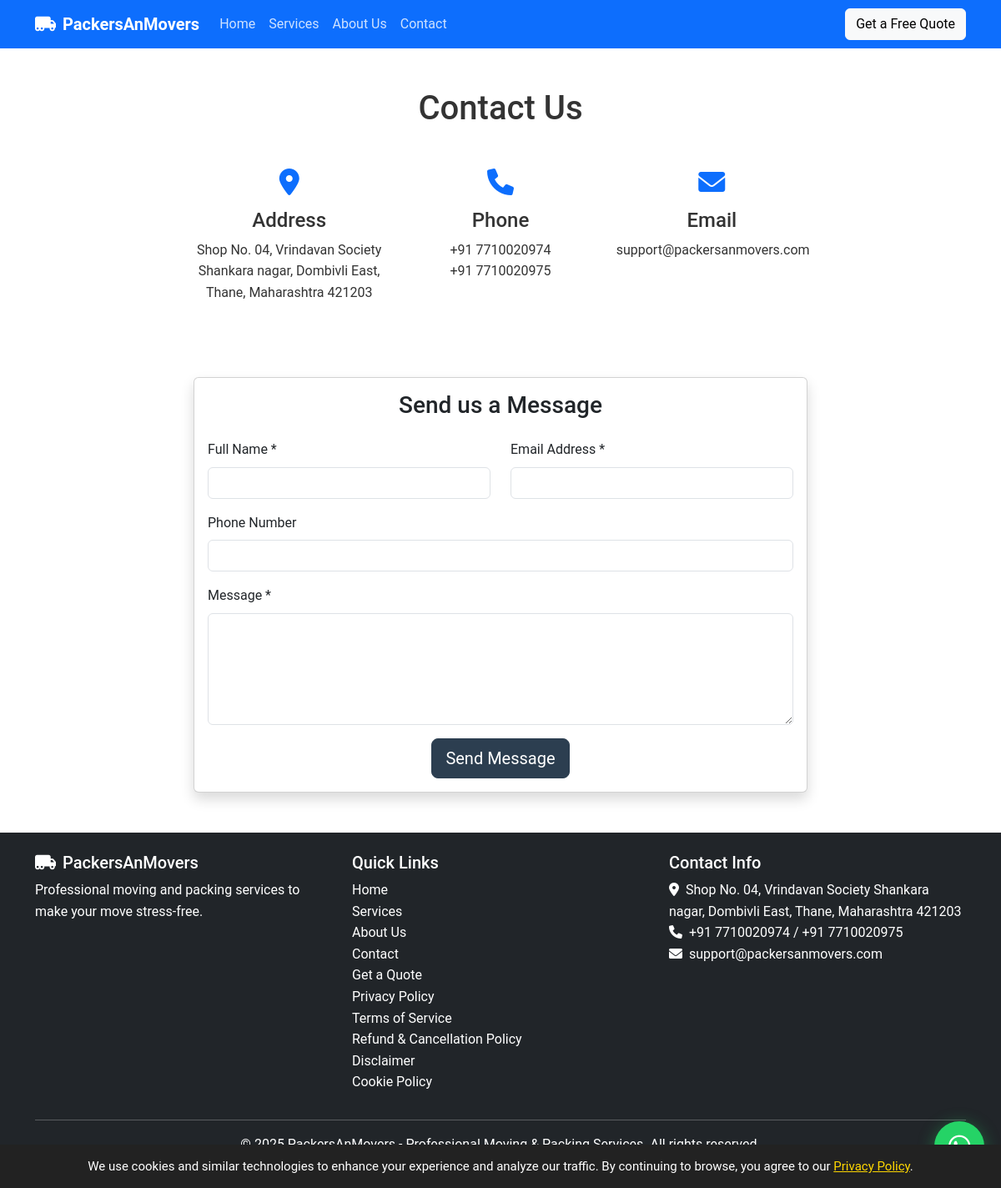
The page /contact.php on the database its author committed.
### tables this page shows
CREATE TABLE settings (
    id INT AUTO_INCREMENT PRIMARY KEY,
    setting_key VARCHAR(100) UNIQUE NOT NULL,
    setting_value TEXT NOT NULL,
    updated_at TIMESTAMP DEFAULT CURRENT_TIMESTAMP ON UPDATE CURRENT_TIMESTAMP
);

### config.php (called while the page is built, shortened)
<?php
try {
    $dsn = "mysql:host=" . DB_HOST . ";dbname=" . DB_NAME;
    $pdo = new PDO($dsn, DB_USER, DB_PASS);
    $pdo->setAttribute(PDO::ATTR_ERRMODE, PDO::ERRMODE_EXCEPTION);
    $pdo->query("SELECT 1");
} catch(PDOException $e) {
    error_log("MySQL Connection Failed: " . $e->getMessage());
    error_log("DSN: mysql:host=" . DB_HOST . ";dbname=" . DB_NAME);
    error_log("User: " . DB_USER);
    die("Database connection failed. Please check your .env configuration.<br>" .
        "Error: " . $e->getMessage() . "<br>" .
        "Visit /debug-db to troubleshoot.");
}
function get_setting($key, $default = '') {
    global $pdo;
    try {
        $stmt = $pdo->prepare("SELECT setting_value FROM settings WHERE setting_key = ?");
        $stmt->execute([$key]);
        $result = $stmt->fetchColumn();
        return $result !== false ? $result : $default;
    } catch(Exception $e) {
        return $default;
    }
}
?>

### contact.php (the view, shortened to what this page needs)
<?php
require_once 'config.php';
include 'includes/header.php';
?>
<div class="container my-5">
    <div class="row">
        <div class="col-lg-8 mx-auto">
            <h1 class="text-center mb-5">Contact Us</h1>
            <div class="row mb-5">
                <div class="col-md-4 text-center mb-4">
                    <div class="contact-info">
                        <i class="fas fa-map-marker-alt fa-2x text-primary mb-3"></i>
                        <h4>Address</h4>
                        <p><?php echo get_setting('company_address', 'Address not configured'); ?></p>
                    </div>
                </div>
                <div class="col-md-4 text-center mb-4">
                    <div class="contact-info">
                        <i class="fas fa-phone fa-2x text-primary mb-3"></i>
                        <h4>Phone</h4>
                        <p><?php echo get_setting('company_phone1', 'Phone not configured'); ?><?php if(get_setting('company_phone2')): ?><br><?php echo get_setting('company_phone2'); ?><?php endif; ?></p>
                    </div>
                </div>
                <div class="col-md-4 text-center mb-4">
                    <div class="contact-info">
                        <i class="fas fa-envelope fa-2x text-primary mb-3"></i>
                        <h4>Email</h4>
                        <p><?php echo get_setting('company_email', 'Email not configured'); ?></p>
                    </div>
                </div>
            </div>
            <div class="card shadow">
                <div class="card-body">
                    <h3 class="card-title text-center mb-4">Send us a Message</h3>
                    <form method="POST">
                        <div class="row">
                            <div class="col-md-6 mb-3">
                                <label for="name" class="form-label">Full Name *</label>
                                <input type="text" class="form-control" id="name" name="name" required maxlength="50">
                            </div>
                            <div class="col-md-6 mb-3">
                                <label for="email" class="form-label">Email Address *</label>
                                <input type="email" class="form-control" id="email" name="email" required maxlength="50">
                            </div>
                        </div>
                        <div class="mb-3">
                            <label for="phone" class="form-label">Phone Number</label>
                            <input type="tel" class="form-control" id="phone" name="phone" maxlength="15">
                        </div>
                        <div class="mb-3">
                            <label for="message" class="form-label">Message *</label>
                            <textarea class="form-control" id="message" name="message" rows="5" required maxlength="500"></textarea>
                        </div>
                        <div class="text-center">
                            <button type="submit" class="btn btn-primary btn-lg" id="contactSubmitBtn">Send Message</button>
                        </div>
                    </form>
                </div>
            </div>
        </div>
    </div>
</div>
<?php include 'includes/footer.php'; ?>

### includes/header.php (shortened to what this page needs)
<!DOCTYPE html>
<html lang="en">
<head>
    <link href="https://cdn.jsdelivr.net/npm/bootstrap@5.3.0-alpha1/dist/css/bootstrap.min.css" rel="stylesheet">
    <link rel="stylesheet" href="https://cdnjs.cloudflare.com/ajax/libs/font-awesome/6.0.0/css/all.min.css">
    <link rel="stylesheet" href="/assets/css/style.css">
</head>
<body>
    <nav class="navbar navbar-expand-lg navbar-dark bg-primary">
        <div class="container">
            <a class="navbar-brand" href="/">
                <i class="fas fa-truck-moving me-2"></i><?php echo get_setting('company_name', 'PackersAnMovers'); ?>
            </a>
            <div class="collapse navbar-collapse" id="navbarNav">
                <ul class="navbar-nav me-auto">
                    <li class="nav-item">
                        <a class="nav-link" href="/">Home</a>
                    </li>
                    <li class="nav-item">
                        <a class="nav-link" href="/services">Services</a>
                    </li>
                    <li class="nav-item">
                        <a class="nav-link" href="/about">About Us</a>
                    </li>
                    <li class="nav-item">
                        <a class="nav-link" href="/contact">Contact</a>
                    </li>
                </ul>
            </div>
            <div class="d-flex align-items-center">
                <a href="/quote" class="btn btn-light">Get a Free Quote</a>
            </div>
        </div>
    </nav>
    <main>

### includes/footer.php (shortened to what this page needs)
</main>
    <footer class="bg-dark text-white py-4 mt-5">
        <div class="container">
            <div class="row">
                <div class="col-md-4">
                    <h5><i class="fas fa-truck-moving me-2"></i><?php echo get_setting('company_name', 'PackersAnMovers'); ?></h5>
                    <p>Professional moving and packing services to make your move stress-free.</p>
                </div>
                <div class="col-md-4">
                    <h5>Quick Links</h5>
                    <ul class="list-unstyled">
                        <li><a href="/" class="text-white">Home</a></li>
                        <li><a href="/services" class="text-white">Services</a></li>
                        <li><a href="/about" class="text-white">About Us</a></li>
                        <li><a href="/contact" class="text-white">Contact</a></li>
                        <li><a href="/quote" class="text-white">Get a Quote</a></li>
                        <li><a href="/privacy-policy" class="text-white">Privacy Policy</a></li>
                        <li><a href="/terms-of-service" class="text-white">Terms of Service</a></li>
                        <li><a href="/terms-of-service#refund-policy" class="text-white">Refund & Cancellation Policy</a></li>
                        <li><a href="/disclaimer" class="text-white">Disclaimer</a></li>
                        <li><a href="/cookie-policy" class="text-white">Cookie Policy</a></li>
                    </ul>
                </div>
                <div class="col-md-4">
                    <h5>Contact Info</h5>
                    <address>
                        <i class="fas fa-map-marker-alt me-2"></i><?php echo get_setting('company_address', 'Address not configured'); ?><br>
                        <i class="fas fa-phone me-2"></i><?php echo get_setting('company_phone1', 'Phone not configured'); ?><?php if(get_setting('company_phone2')): ?> / <?php echo get_setting('company_phone2'); ?><?php endif; ?><br>
                        <i class="fas fa-envelope me-2"></i><?php echo get_setting('company_email', 'Email not configured'); ?>
                    </address>
                </div>
            </div>
            <hr>
            <div class="text-center">
                <p>&copy; 2025 <?php echo get_setting('company_name', 'PackersAnMovers'); ?><?php echo get_setting('company_tagline') ? ' - ' . get_setting('company_tagline') : ''; ?>. All rights reserved.</p>
            </div>
        </div>
    </footer>
    <div class="whatsapp-float">
        <a href="https://wa.me/<?php echo str_replace(['+', ' ', '-'], '', get_setting('company_phone1', '917710020974')); ?>?text=Hi, I need help with packers and movers service" target="_blank">
        </a>
    </div>
    <div id="consent-banner" style="display:none; position:fixed; bottom:0; left:0; width:100%; background:#222; color:#fff; padding:14px 10px; z-index:9999; text-align:center; font-size:15px;">
    We use cookies and similar technologies to enhance your experience and analyze our traffic.
    By continuing to browse, you agree to our
    <a href="/privacy-policy" style="color:#ffd700;text-decoration:underline;">Privacy Policy</a>.
    </div>
</body>
</html>

### assets/css/style.css (style rules this page uses)
:root { --primary-color: #2c3e50; --secondary-color: #3498db; --accent-color: #e74c3c; --light-color: #f8f9fa; --dark-color: #343a40; }
body { font-family: 'Roboto', sans-serif; color: #333; line-height: 1.6; }
.btn-primary { background-color: var(--primary-color); border-color: var(--primary-color); }
.card { transition: transform 0.3s ease, box-shadow 0.3s ease; }
.navbar-brand { font-weight: 700; }
.navbar-dark .navbar-nav .nav-link { color: rgba(255, 255, 255, 0.8); }
footer { margin-top: 0 !important; }
footer a { text-decoration: none; }
.whatsapp-float { position: fixed; width: 60px; height: 60px; bottom: 20px; right: 20px; background-color: #25d366; color: white; border-radius: 50px; text-align: center; font-size: 30px; box-shadow: 0 4px 20px rgba(37, 211, 102, 0.4); z-index: 1000; transition: all 0.3s ease; animation: pulse-whatsapp 2s infinite; }
.whatsapp-float a { color: white; text-decoration: none; display: flex; align-items: center; justify-content: center; width: 100%; height: 100%; }

### rows shown on the page
settings: setting_value "PackersAnMovers"
settings: setting_value "Shop No. 04, Vrindavan Society Shankara nagar, Dombivli East, Thane, Maharashtra 421203"
settings: setting_value "+91 7710020974"
settings: setting_value "+91 7710020975"
settings: setting_value "support@packersanmovers.com"
